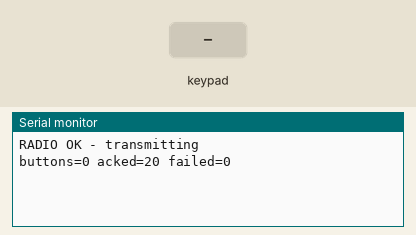
Recording of a sketch running on a simulated Arduino Nano, built with avr-gcc and run on an emulated ATmega328P. Shown: the last lines printed to the serial monitor. Wiring (inferred from the names in the program): 4×3 keypad with keys 1 2 3 4 5 6 7 8 9 * 0 # (labels assumed): rows pin 2, pin 3, pin 4, pin 5; columns pin 6, pin 7, pin 8. The test bench sets the inputs (shaded band). No radio packets arrive unless stated.

Above: at 1.2 s.
1.3 s: keypad keys 2 3 4 5 # pressed 0.4 s apart
At 3.4 s:
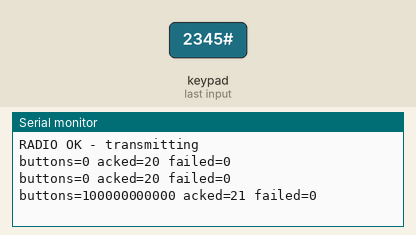
4.8 s: key '1' pressed
At 5.8 s:
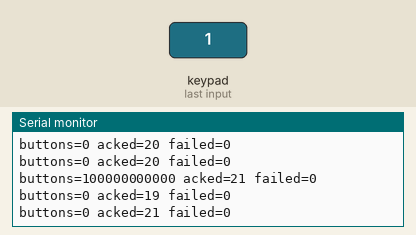
6.3 s: keypad keys 2 3 4 5 * pressed 0.4 s apart
At 8.4 s:
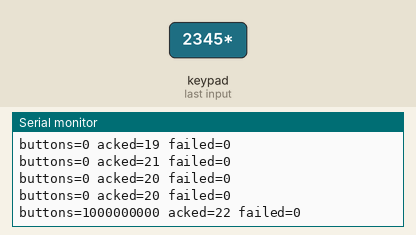
9.8 s: key '7' pressed
At 10.8 s:
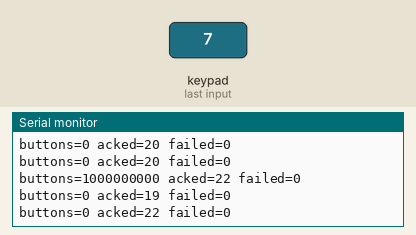
Timing chart, 0 to 12.3 s (numbered marks = the images above; inputs shaded):
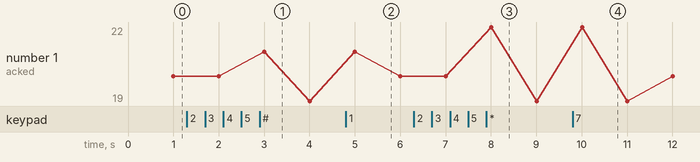

The sketch:

wheel_tx.ino
```cpp
#include <SPI.h>
#include <RF24.h>

// ==========================================
//   WHEEL TRANSMITTER (Arduino Nano)
//   12 buttons (4x3 matrix) -> nRF24L01 -> ESP32-S3 dash
// ==========================================
// The temporary ST7735 display wiring that used to live on this board
// (2026-07-15) has moved to the ESP32-S3 dash now that it's arrived - see
// esp32_dash/esp32_dash.ino. This board is back to being a pure wireless
// button transmitter, same role it always had.
//
// Receiver also moved: this used to transmit to the pedals' Blue Pill,
// which merged buttons into its own HID report. Now it transmits to the
// ESP32-S3, which reports the buttons as its own separate USB HID device.
// Same "WHEEL" pipe address and packet format either way - only the
// receiver changed.

// nRF24L01 wiring (Nano):
//   VCC  -> 3.3V   (NOT 5V - kills the module!)
//   GND  -> GND
//   CE   -> D9
//   CSN  -> D10
//   SCK  -> D13
//   MOSI -> D11
//   MISO -> D12
// Solder/hold a 10-100uF cap across VCC/GND at the module - the Nano's
// 3.3V rail is weak and the nRF24 browns out without it.
#define NRF_CE   9
#define NRF_CSN  10

// Button matrix: 4 rows x 3 cols = all 12 buttons on 7 pins. Rows are
// driven OUTPUT (idle HIGH, one pulled LOW per scan step); cols are
// INPUT_PULLUP (LOW = that row/col intersection is pressed).
//   ROW1..4 -> D2, D3, D4, D5
//   COL1..3 -> D6, D7, D8
// bitIndex = row * 3 + col, so bits 0-11 map onto HID gamepad buttons
// 1-12 (0,1 = paddle positions; layout can be rearranged freely as long
// as bit numbering here matches wiring).
//
// NOT WIRED WITH DIODES. Without a diode per switch, pressing 3 buttons
// that form an "L" across 2 rows/2 cols simultaneously can "ghost" a 4th,
// unpressed button as pressed. Fine for single presses and most
// paddle+button combos; if a false-positive button ever shows up during
// a real 3+ button combo, that's ghosting - fix is a 1N4148 diode in
// series with each switch (cathode toward the column).
const uint8_t MATRIX_ROWS = 4;
const uint8_t MATRIX_COLS = 3;
const uint8_t rowPins[MATRIX_ROWS] = {2, 3, 4, 5};
const uint8_t colPins[MATRIX_COLS] = {6, 7, 8};

RF24 radio(NRF_CE, NRF_CSN);
const byte wheelAddress[6] = "WHEEL";

bool radioOk = false;
uint16_t lastState = 0xFFFF;   // force initial send
unsigned long lastSend = 0;
unsigned long lastReport = 0;
unsigned long sendOk = 0, sendFail = 0;

uint16_t readButtons() {
  uint16_t state = 0;
  for (uint8_t r = 0; r < MATRIX_ROWS; r++) {
    for (uint8_t rr = 0; rr < MATRIX_ROWS; rr++) {
      digitalWrite(rowPins[rr], rr == r ? LOW : HIGH);
    }
    delayMicroseconds(20);   // let the driven line settle before reading
    for (uint8_t c = 0; c < MATRIX_COLS; c++) {
      if (digitalRead(colPins[c]) == LOW) {   // pressed
        state |= (1UL << (r * MATRIX_COLS + c));
      }
    }
  }
  for (uint8_t rr = 0; rr < MATRIX_ROWS; rr++) digitalWrite(rowPins[rr], HIGH);  // idle
  return state;
}

void setup() {
  Serial.begin(115200);

  for (uint8_t r = 0; r < MATRIX_ROWS; r++) {
    pinMode(rowPins[r], OUTPUT);
    digitalWrite(rowPins[r], HIGH);   // idle
  }
  for (uint8_t c = 0; c < MATRIX_COLS; c++) {
    pinMode(colPins[c], INPUT_PULLUP);
  }

  radioOk = radio.begin();
  if (radioOk) {
    radio.setPALevel(RF24_PA_LOW);      // plenty for wheel->rig distance
    radio.setDataRate(RF24_250KBPS);    // slowest = most reliable link
    radio.setRetries(3, 5);             // auto-retry: 5 tries, 1ms apart
    radio.openWritingPipe(wheelAddress);
    radio.stopListening();              // transmit-only
    Serial.println("RADIO OK - transmitting");
  } else {
    Serial.println("RADIO DEAD - no SPI response from nRF24");
  }
}

void loop() {
  if (!radioOk) {
    Serial.println("RADIO DEAD");
    delay(1000);
    return;
  }

  uint16_t state = readButtons();
  unsigned long now = millis();

  // Send immediately on any change; otherwise heartbeat every 50ms so the
  // receiver can detect a dead link and release stuck buttons.
  if (state != lastState || now - lastSend >= 50) {
    // write() returns true when the receiver ACKed the packet
    if (radio.write(&state, sizeof(state))) sendOk++; else sendFail++;
    lastState = state;
    lastSend = now;
  }

  // Once a second: link quality + current button state
  if (now - lastReport >= 1000) {
    Serial.print("buttons=");
    Serial.print(state, BIN);
    Serial.print(" acked=");
    Serial.print(sendOk);
    Serial.print(" failed=");
    Serial.println(sendFail);
    sendOk = sendFail = 0;
    lastReport = now;
  }

  delay(2);   // ~500Hz scan - far faster than any human shift
}
```

Measured:
- after the input at 1.3 s, the serial monitor: prints a new line after 1.7 s (image 1)
- after the input at 4.8 s, the serial monitor: prints a new line after 0.20 s (image 2)
- after the input at 6.3 s, the serial monitor: prints a new line after 1.7 s (image 3)
- after the input at 9.8 s, the serial monitor: prints a new line after 0.21 s (image 4)
- plotted number 1: 20 → 19 after the input at 1.3 s
